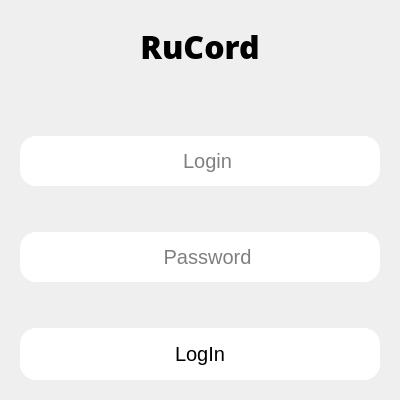
<?xml version="1.0" encoding="UTF-8"?>
<ui version="4.0">
 <class>W_Aut</class>
 <widget class="QWidget" name="W_Aut">
  <property name="geometry">
   <rect>
    <x>0</x>
    <y>0</y>
    <width>400</width>
    <height>400</height>
   </rect>
  </property>
  <property name="minimumSize">
   <size>
    <width>400</width>
    <height>400</height>
   </size>
  </property>
  <property name="maximumSize">
   <size>
    <width>16777215</width>
    <height>16777215</height>
   </size>
  </property>
  <property name="windowTitle">
   <string>Form</string>
  </property>
  <property name="styleSheet">
   <string notr="true">border_radius:16px;</string>
  </property>
  <layout class="QVBoxLayout" name="verticalLayout">
   <item>
    <widget class="QFrame" name="F_name">
     <property name="minimumSize">
      <size>
       <width>0</width>
       <height>70</height>
      </size>
     </property>
     <property name="maximumSize">
      <size>
       <width>16777215</width>
       <height>16777215</height>
      </size>
     </property>
     <property name="styleSheet">
      <string notr="true">border:none;</string>
     </property>
     <property name="frameShape">
      <enum>QFrame::StyledPanel</enum>
     </property>
     <property name="frameShadow">
      <enum>QFrame::Raised</enum>
     </property>
     <layout class="QVBoxLayout" name="verticalLayout_2">
      <item>
       <widget class="QLabel" name="L_name">
        <property name="font">
         <font>
          <family>Open Sans ExtraBold</family>
          <pointsize>24</pointsize>
          <weight>75</weight>
          <bold>true</bold>
         </font>
        </property>
        <property name="text">
         <string>RuCord</string>
        </property>
        <property name="alignment">
         <set>Qt::AlignCenter</set>
        </property>
       </widget>
      </item>
     </layout>
    </widget>
   </item>
   <item>
    <widget class="QFrame" name="F_autForm">
     <property name="styleSheet">
      <string notr="true">border:none;</string>
     </property>
     <property name="frameShape">
      <enum>QFrame::StyledPanel</enum>
     </property>
     <property name="frameShadow">
      <enum>QFrame::Raised</enum>
     </property>
     <layout class="QVBoxLayout" name="verticalLayout_3">
      <item>
       <spacer name="verticalSpacer">
        <property name="orientation">
         <enum>Qt::Vertical</enum>
        </property>
        <property name="sizeHint" stdset="0">
         <size>
          <width>20</width>
          <height>29</height>
         </size>
        </property>
       </spacer>
      </item>
      <item>
       <widget class="QLineEdit" name="LE_login">
        <property name="minimumSize">
         <size>
          <width>0</width>
          <height>50</height>
         </size>
        </property>
        <property name="font">
         <font>
          <pointsize>15</pointsize>
         </font>
        </property>
        <property name="styleSheet">
         <string notr="true">border-radius: 16px;
padding-left:15px;</string>
        </property>
        <property name="alignment">
         <set>Qt::AlignCenter</set>
        </property>
        <property name="placeholderText">
         <string>Login</string>
        </property>
       </widget>
      </item>
      <item>
       <spacer name="verticalSpacer_2">
        <property name="orientation">
         <enum>Qt::Vertical</enum>
        </property>
        <property name="sizeHint" stdset="0">
         <size>
          <width>20</width>
          <height>40</height>
         </size>
        </property>
       </spacer>
      </item>
      <item>
       <widget class="QLineEdit" name="LE_password">
        <property name="minimumSize">
         <size>
          <width>0</width>
          <height>50</height>
         </size>
        </property>
        <property name="font">
         <font>
          <pointsize>15</pointsize>
         </font>
        </property>
        <property name="styleSheet">
         <string notr="true">border-radius: 16px;
padding-left:15px;</string>
        </property>
        <property name="alignment">
         <set>Qt::AlignCenter</set>
        </property>
        <property name="placeholderText">
         <string>Password</string>
        </property>
       </widget>
      </item>
      <item>
       <spacer name="verticalSpacer_3">
        <property name="orientation">
         <enum>Qt::Vertical</enum>
        </property>
        <property name="sizeHint" stdset="0">
         <size>
          <width>20</width>
          <height>40</height>
         </size>
        </property>
       </spacer>
      </item>
      <item>
       <widget class="QFrame" name="frame_3">
        <property name="cursor">
         <cursorShape>PointingHandCursor</cursorShape>
        </property>
        <property name="styleSheet">
         <string notr="true">background:white;

border-radius: 16px;</string>
        </property>
        <property name="frameShape">
         <enum>QFrame::StyledPanel</enum>
        </property>
        <property name="frameShadow">
         <enum>QFrame::Raised</enum>
        </property>
        <layout class="QVBoxLayout" name="verticalLayout_4">
         <property name="leftMargin">
          <number>1</number>
         </property>
         <property name="topMargin">
          <number>1</number>
         </property>
         <property name="rightMargin">
          <number>1</number>
         </property>
         <property name="bottomMargin">
          <number>1</number>
         </property>
         <item>
          <widget class="QPushButton" name="PB_login">
           <property name="minimumSize">
            <size>
             <width>0</width>
             <height>50</height>
            </size>
           </property>
           <property name="font">
            <font>
             <pointsize>15</pointsize>
            </font>
           </property>
           <property name="styleSheet">
            <string notr="true">color:black;</string>
           </property>
           <property name="text">
            <string>LogIn</string>
           </property>
          </widget>
         </item>
        </layout>
       </widget>
      </item>
     </layout>
    </widget>
   </item>
  </layout>
 </widget>
 <resources/>
 <connections>
  <connection>
   <sender>PB_login</sender>
   <signal>clicked()</signal>
   <receiver>LE_password</receiver>
   <slot>clear()</slot>
   <hints>
    <hint type="sourcelabel">
     <x>221</x>
     <y>332</y>
    </hint>
    <hint type="destinationlabel">
     <x>195</x>
     <y>261</y>
    </hint>
   </hints>
  </connection>
  <connection>
   <sender>PB_login</sender>
   <signal>clicked()</signal>
   <receiver>LE_login</receiver>
   <slot>clear()</slot>
   <hints>
    <hint type="sourcelabel">
     <x>270</x>
     <y>352</y>
    </hint>
    <hint type="destinationlabel">
     <x>310</x>
     <y>166</y>
    </hint>
   </hints>
  </connection>
 </connections>
</ui>
